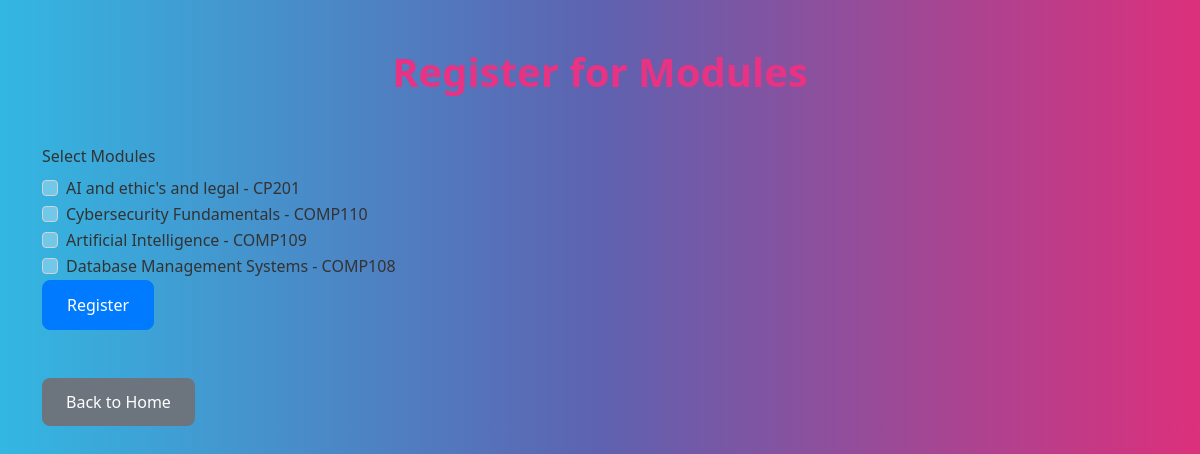
Page /module_register/ (signed in) on the committed database.
### students/models.py (models this page shows, shortened)
class Module(models.Model):
    code = models.CharField(max_length=10)
    name = models.CharField(max_length=100)
    description = models.TextField()
    credits = models.IntegerField()
    semester = models.CharField(max_length=20)
    instructor = models.CharField(max_length=100)

### students/views.py (the view)
# urls.py: path('module_register/', views.module_register, name='module_register'),
@login_required
def module_register(request):
    if request.method == 'POST':
        module_ids = request.POST.getlist('modules')
        for module_id in module_ids:
            module = Module.objects.get(id=module_id)
            Registration.objects.create(student=request.user.student, module=module)
        return redirect('students:home')
    else:
        modules = Module.objects.all()
        return render(request, 'students/module_register.html', {'modules': modules})

### students/templates/students/module_register.html (shortened to what this page needs)
<!DOCTYPE html>
<html lang="en">
<head>
    {% load static %}
    <link rel="stylesheet" href="{% static 'css/bootstrap.min.css' %}">
    <link rel="stylesheet" href="{% static 'css/styles.css' %}">
</head>
<body>
    <div class="container">
        <header class="my-4">
            <h1 class="text-center text-primary">Register for Modules</h1>
        </header>
        <main>
            <section>
                <form method="post" action="{% url 'students:module_register' %}">
                    <div class="form-group">
                        <label for="modules" class="form-label">Select Modules</label>
                        {% for module in modules %}
                            <div class="form-check">
                                <input class="form-check-input" type="checkbox" name="modules" value="{{ module.id }}" id="module{{ module.id }}">
                                <label class="form-check-label" for="module{{ module.id }}">
                                    {{ module.name }} - {{ module.code }}
                                </label>
                            </div>
                        {% endfor %}
                    </div>
                    <button type="submit" class="btn btn-primary">Register</button>
                </form>
            </section>
        </main>
        <footer class="mt-4">
            <a href="{% url 'students:home' %}" class="btn btn-secondary">Back to Home</a>
        </footer>
    </div>
</body>
</html>

### students/static/css/styles.css (style rules this page uses)
.text-primary { color: #0f1214; }
.form-group label { color: #333; }
.form-group input, .form-group select, .form-group textarea { border-color: #ced4da; }
.btn-primary { background-color: #007bff; border-color: #007bff; }
.btn-secondary { background-color: #6c757d; border-color: #6c757d; }

### rows in the picture
Module: name "AI and ethic's and legal", code "CP201"
Module: name "Cybersecurity Fundamentals", code "COMP110"
Module: name "Artificial Intelligence", code "COMP109"
Module: name "Database Management Systems", code "COMP108"
